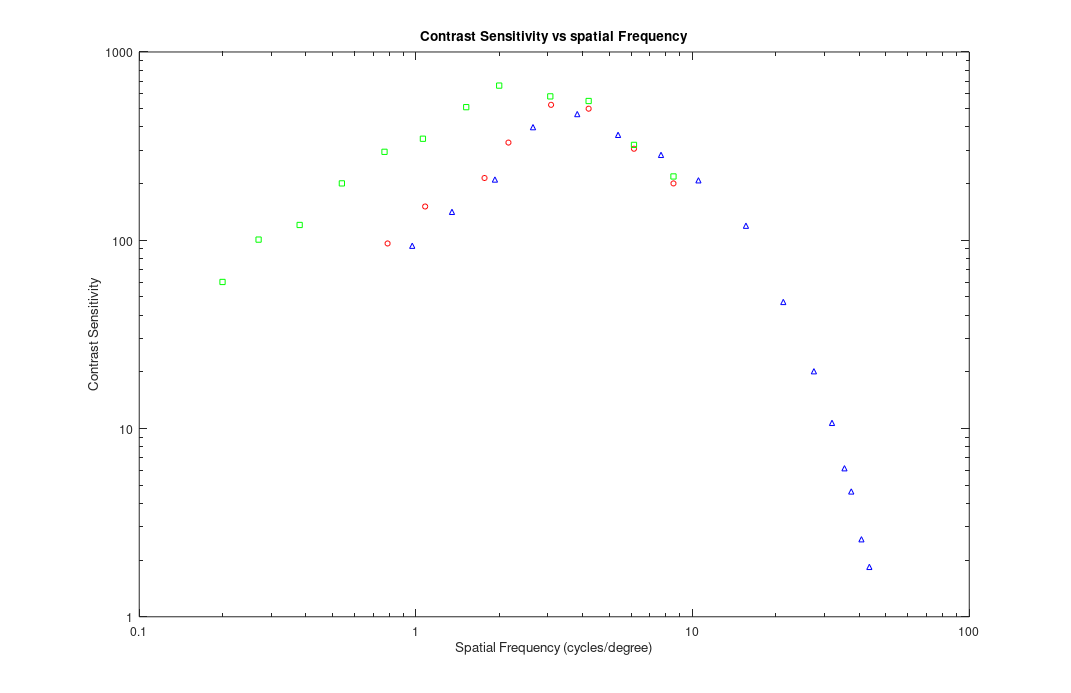
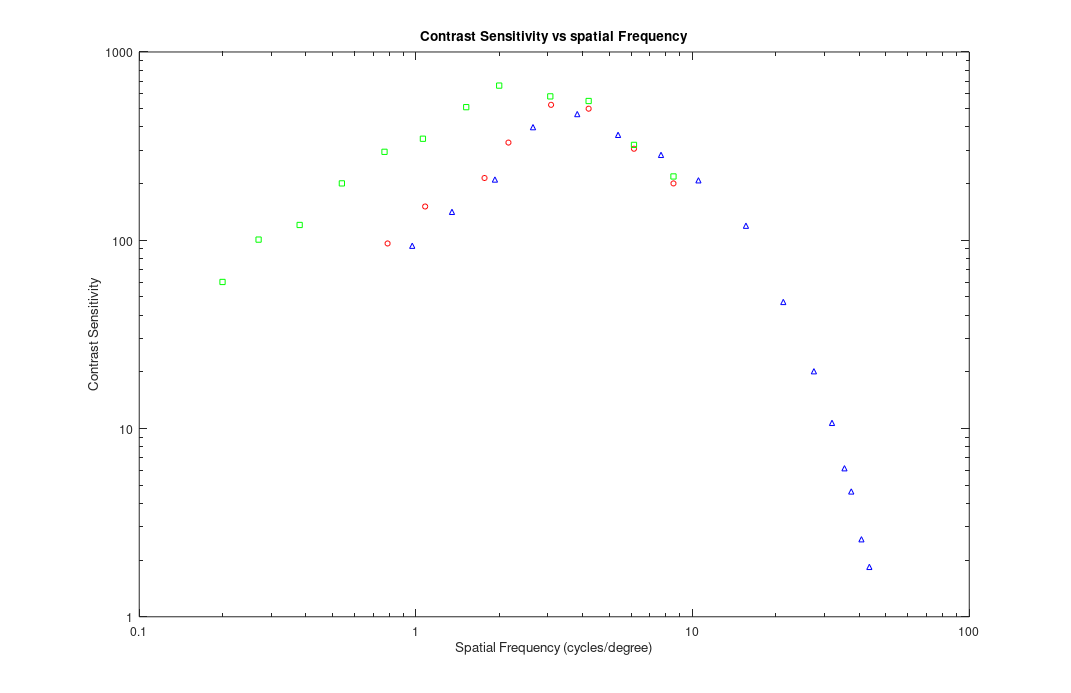

Recreate these plots in MATLAB, in order.
cd graphicsClass
inFile='campbellRobsonFig2data.csv';
v57_ap2x2=[0.79,96.15;
1.08,151.10;
1.77,214.10;
2.16,330.18;
3.08,523.80;
4.21,499.70;
6.14,306.22;
8.53,200.44];

v57_ap10x10=[0.20,60.04;
0.27,100.79;
0.38,120.54;
0.54,200.44;
0.77,294.90;
1.06,346.10;
1.52,509.21;
2.00,662.85;
3.06,580.97;
4.21,549.05;
6.14,320.98;
8.53,218.17];

v285_ap2x2=[0.97,93.47;
1.35,141.46;
1.93,210.10;
2.65,398.61;
3.83,467.82;
5.38,362.79;
7.69,283.99;
10.50,208.13;
15.59,119.41;
21.28,47.00;
27.45,20.14;
31.91,10.71;
35.40,6.15;
37.45,4.63;
40.77,2.58;
43.55,1.84];
%%
figure
loglog(v57_ap2x2(:,1),v57_ap2x2(:,2),'ro');
hold on
loglog(v57_ap10x10(:,1),v57_ap10x10(:,2),'gs');
loglog(v285_ap2x2(:,1),v285_ap2x2(:,2),'b^');


% 
xLimits=[0.1 100];
yLimits=[1 1000];
axisMax=[xLimits(2) yLimits(2)];
%axis([0.1 100 1 1000])
axis([xLimits yLimits])
set(gca,'XTick',[0.1,1,10,100])
set(gca,'XTickLabel',{'0.1','1','10','100'},'FontSize',14);
set(gca,'YTick',[1,10,100,1000])
set(gca,'YTickLabel',{'1','10','100','1000'});

ylabel('Contrast Sensitivity')
xlabel('Spatial Frequency (cycles/degree)')

%arrowLoc
%red circle, 57---2x2
%first point
% loc57_2x2=v57_ap2x2(1,:)./axisMax;
% annotation('textarrow',[loc57_2x2(1)*0.8 loc57_2x2(1)],[loc57_2x2(2)*0.8 loc57_2x2(2)],'String','57cm, 2x2');


% %         if iPlot==2
% %             legend('anatomy A','anatomy B','anatomy C','anatomy AB','anatomy AC','anatomy BC','anatomy ABC','anatomy A with T2','anatomy C with T2')
% %         end
title('Contrast Sensitivity vs spatial Frequency')
file_plots = 'csf';
set(gcf,'PaperOrientation','portrait')
set(gcf,'PaperUnits','inches')
set(gcf,'PaperSize',[11 11])
set(gcf,'PaperPositionMode','manual')
set(gcf,'PaperPosition',[0 0 17 11]) %SHOULD BE 2 2 10 22_??? left bottom width height???'
print('-depsc2','-cmyk','-r600','-painters',[file_plots '.eps'])
print('-dtiff','-cmyk','-r600','-painters',[file_plots '.tif'])
% print('-dsvg','-cmyk','-r600','-painters',[file_plots '.svg'])
% close gcf
% 
% 











